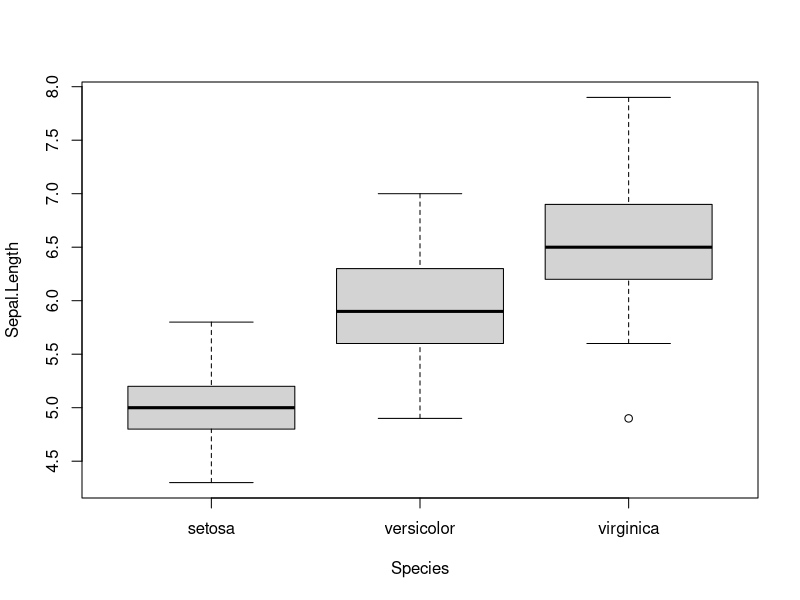
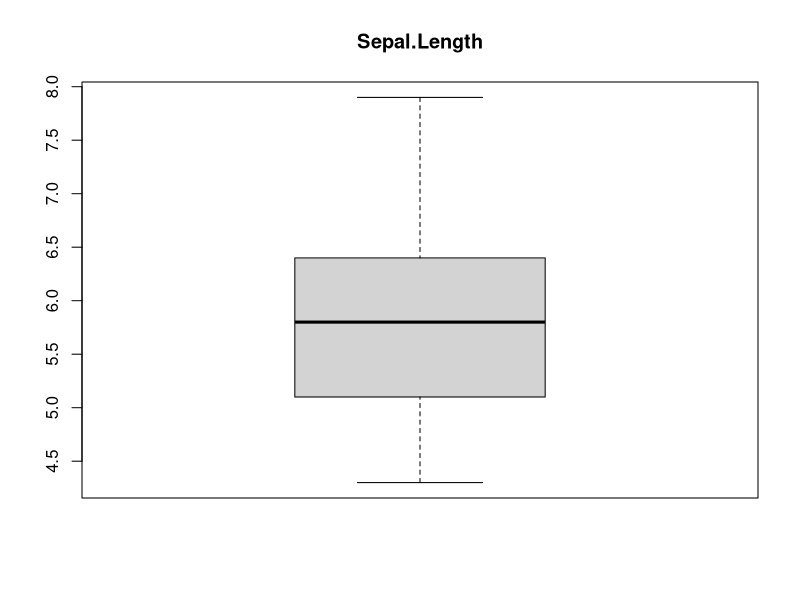
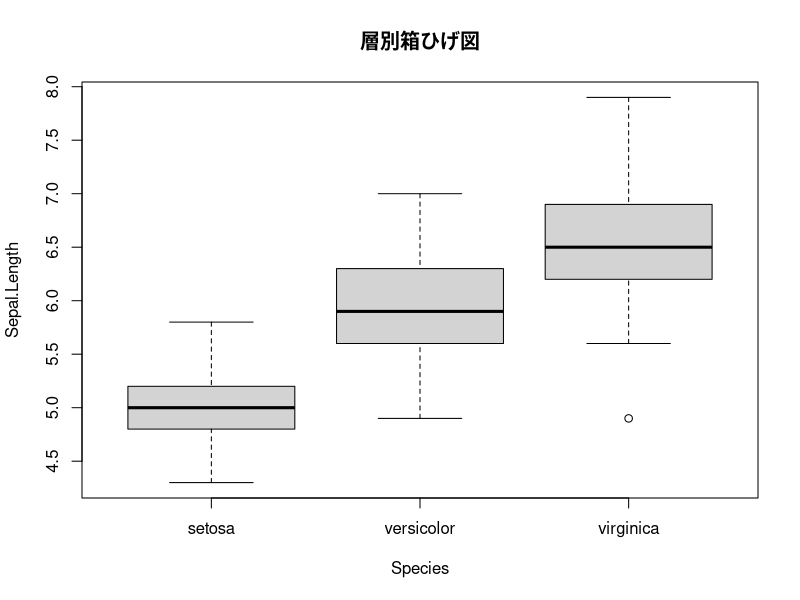
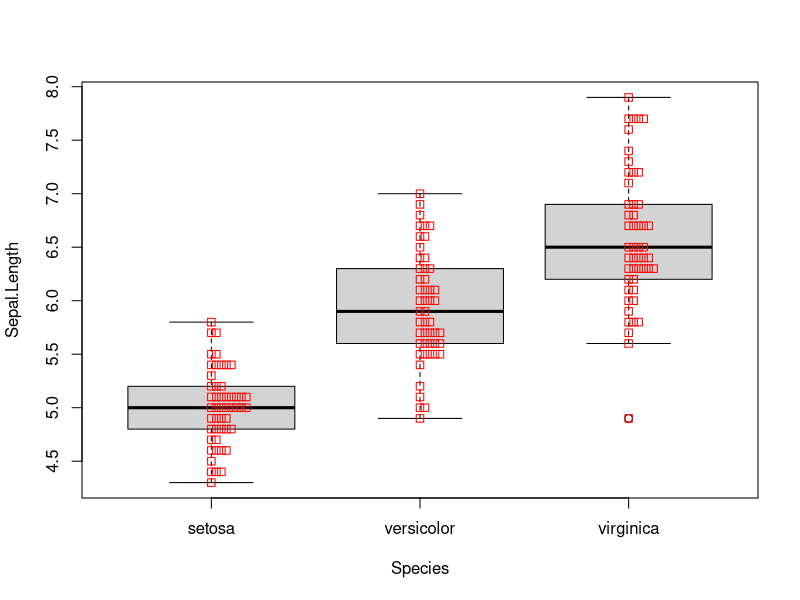
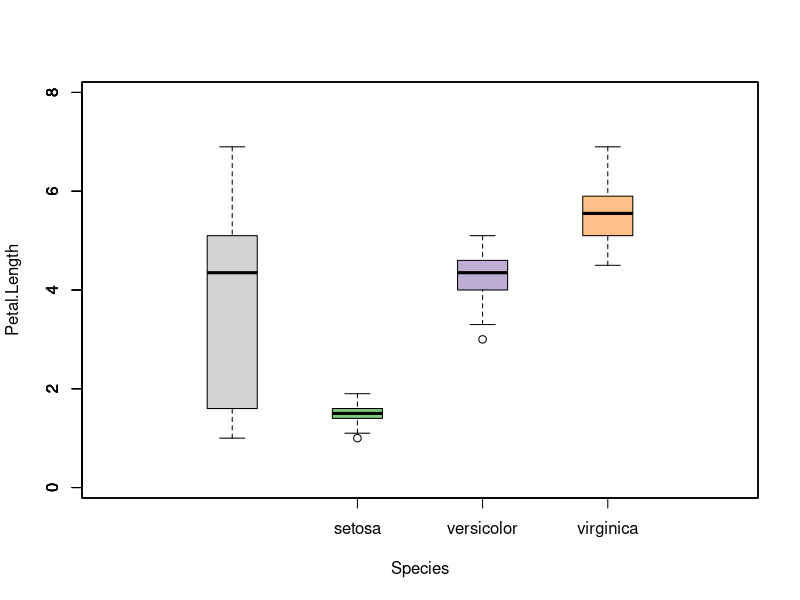
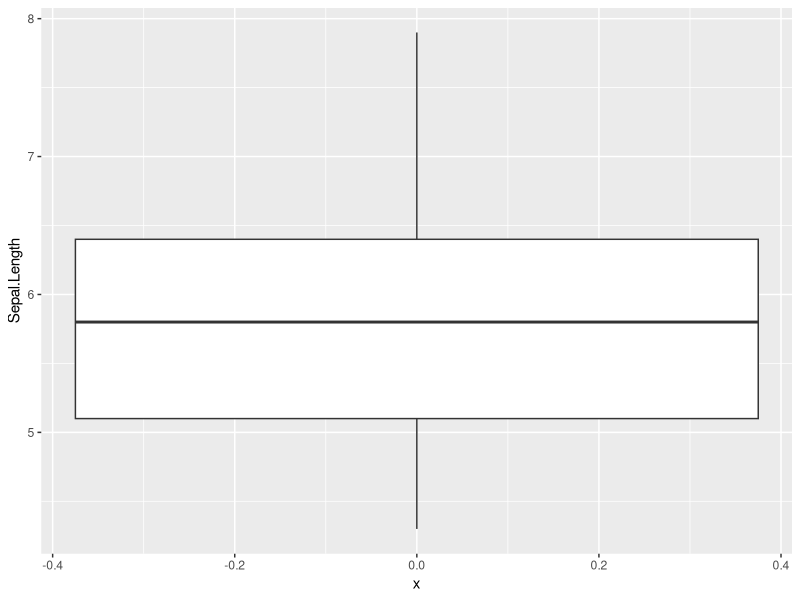
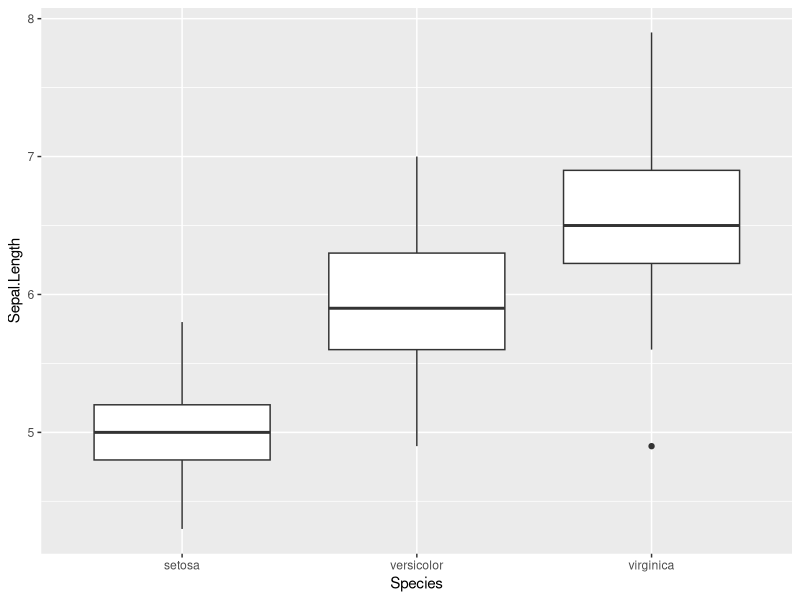
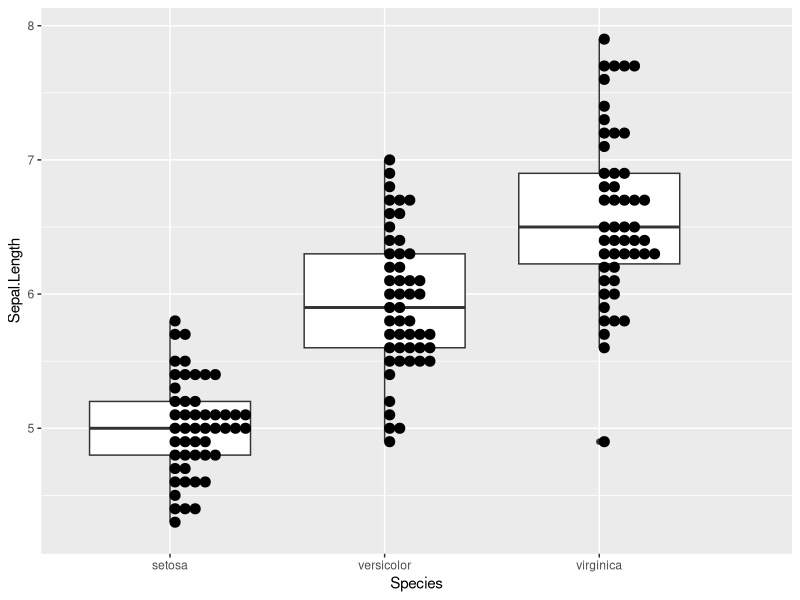

The R source for these figures, in order:
## ---- chunk 1
knitr::opts_chunk$set(echo = TRUE, warning = FALSE, message = FALSE)

require(tidyverse)
## ---- chunk 2
boxplot(Sepal.Length ~ Species, data = iris)
## ---- chunk 3
boxplot(iris$Sepal.Length, main = "Sepal.Length")
## ---- chunk 4
boxplot(Sepal.Length ~ Species, data = iris, main = "層別箱ひげ図")
## ---- chunk 5
boxplot(Sepal.Length ~ Species, data = iris)
stripchart(Sepal.Length ~ Species, data = iris, vertical = TRUE,
           method = "stack", add = TRUE, col = "red")

## ---- chunk 6
# データセットを代入しておくとデータセット名が変わっても処理を変えずに済みます
x <- iris
x.lab = "Species"
y.lab = "Petal.Length"


# 層別データを抽出する
type <- unique(x$Species)

# 層別データを描く際の色を設定する
cols <- RColorBrewer::brewer.pal(length(type), "Accent")

# 横軸の範囲を設定する(全データ用＋層別用＋1)
x.range = length(type) + 2

# 空の描画を行う(boxplotは高水準描画関数なので空の描画で軸を用意しておく)
plot(0, 0, type = "n", xlim = range(0:x.range), ylim = range(x[, -5]),
     xlab = x.lab, ylab = y.lab, axes = FALSE)

# 最初に全データに対する箱ひげ図を描画する（上書き）
with(x, boxplot(Petal.Length, add = TRUE))

# 次に層別のデータに対する箱ひげ図を描画する（上書き）
for (i in 1:length(type)) {
  with(x, boxplot(Petal.Length[Species == type[i]],
                     at = i + 1, col = cols[i], add = TRUE))
}

# 最後に横軸名を描画する(除く全データ)
axis(1, at = 1:length(type)+1, labels = type, tick = TRUE)
## ---- chunk 7
iris %>% 
  ggplot2::ggplot(ggplot2::aes(x = 0, y = Sepal.Length)) +
    ggplot2::geom_boxplot()
## ---- chunk 8
iris %>% 
  ggplot2::ggplot(ggplot2::aes(x = Species, y = Sepal.Length)) +
    ggplot2::geom_boxplot()
## ---- chunk 9
iris %>% 
  ggplot2::ggplot(ggplot2::aes(x = Species, y = Sepal.Length)) + 
    ggplot2::geom_boxplot() + 
    geom_dotplot(binaxis = "y", dotsize = 0.75, stackdir = "up", binwidth = 0.1)
## ---- chunk 10
iris %>% 
  ggplot2::ggplot(ggplot2::aes(x = Species, y = Sepal.Length)) + 
    ggplot2::geom_boxplot() + 
    ggplot2::stat_summary(fun.y = mean, geom = "point", colour = "red")
## ---- chunk 11
iris %>% 
  ggplot2::ggplot(ggplot2::aes(x = Species, y = Sepal.Length)) + 
    ggplot2::geom_boxplot(ggplot2::aes(colour = Species)) + 
    ggplot2::stat_summary(fun.data = mean_sdl, fun.args = list(mult = 1),
                          geom = "pointrange", position = position_nudge(0.05),
                          ggplot2::aes(colour = Species)) + 
    geom_dotplot(binaxis = "y", dotsize = 0.75, stackdir = "down",
                 binwidth = 0.1, position = position_nudge(-0.025),
                 ggplot2::aes(fill = Species, colour = Species), alpha = 0.5)
## ---- chunk 12
palette <- "Set2"   # カラーパレットは`RColorBrewer::display.brewer.all()`

iris %>% 
  ggplot2::ggplot(ggplot2::aes(x = Species, y = Sepal.Length, fill = Species)) + 
  ggplot2::geom_violin(ggplot2::aes(colour = Species), alpha = 0.75) + 
  ggplot2::stat_summary(fun.data = mean_sdl, fun.args = list(mult = 1),
                        geom = "pointrange", position = position_nudge(0.05)) + 
  # mean_sdlは平均値とエラーバー
  geom_dotplot(binaxis = "y", dotsize = 0.5, stackdir = "down", binwidth = 0.1, 
               position = position_nudge(-0.0)) + 
  # theme(legend.position = "none") + 
  labs(x = "Species", y = "Sepal length (cm)") +
  ggplot2::scale_fill_brewer(palette = palette) +
  ggplot2::scale_color_brewer(palette = palette)
## ---- chunk 13
iris %>% 
  ggplot2::ggplot(ggplot2::aes(x = Species, y = Sepal.Length, fill = Species,
                               colour = Species)) + 
  # geom_flat_violin(scale = "count", trim = FALSE) + 
  stat_summary(fun.data = mean_sdl, fun.args = list(mult = 1), 
               geom = "pointrange", position = position_nudge(0.05)) + 
  geom_dotplot(binaxis = "y", dotsize = 0.5, stackdir = "down", binwidth = 0.1, 
               position = position_nudge(-0.025)) + 
  theme(legend.position = "none") + 
  labs(x = "Species", y = "Sepal length (cm)")
